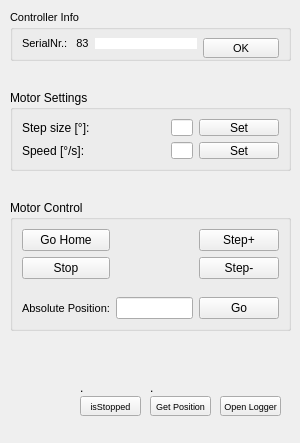
<?xml version="1.0" encoding="UTF-8"?>
<ui version="4.0">
 <class>DockWidget</class>
 <widget class="QDockWidget" name="DockWidget">
  <property name="geometry">
   <rect>
    <x>0</x>
    <y>0</y>
    <width>300</width>
    <height>443</height>
   </rect>
  </property>
  <property name="minimumSize">
   <size>
    <width>300</width>
    <height>100</height>
   </size>
  </property>
  <property name="maximumSize">
   <size>
    <width>600</width>
    <height>600</height>
   </size>
  </property>
  <property name="windowTitle">
   <string>DockWidget</string>
  </property>
  <widget class="QWidget" name="dockWidgetContents">
   <widget class="QPushButton" name="pushButton_logger">
    <property name="geometry">
     <rect>
      <x>220</x>
      <y>396</y>
      <width>61</width>
      <height>20</height>
     </rect>
    </property>
    <property name="font">
     <font>
      <pointsize>7</pointsize>
     </font>
    </property>
    <property name="text">
     <string>Open Logger</string>
    </property>
   </widget>
   <widget class="QGroupBox" name="groupBox">
    <property name="geometry">
     <rect>
      <x>10</x>
      <y>10</y>
      <width>281</width>
      <height>51</height>
     </rect>
    </property>
    <property name="font">
     <font>
      <pointsize>8</pointsize>
      <stylestrategy>PreferDefault</stylestrategy>
      <kerning>true</kerning>
     </font>
    </property>
    <property name="title">
     <string>Controller Info</string>
    </property>
    <property name="flat">
     <bool>false</bool>
    </property>
    <layout class="QGridLayout" name="gridLayout">
     <item row="0" column="3">
      <widget class="QLineEdit" name="lineEdit_motorSerialNr">
       <property name="autoFillBackground">
        <bool>false</bool>
       </property>
       <property name="maxLength">
        <number>6</number>
       </property>
       <property name="frame">
        <bool>false</bool>
       </property>
       <property name="clearButtonEnabled">
        <bool>false</bool>
       </property>
      </widget>
     </item>
     <item row="0" column="4">
      <widget class="QPushButton" name="pushButton_motorSerialNr">
       <property name="sizePolicy">
        <sizepolicy hsizetype="Minimum" vsizetype="Minimum">
         <horstretch>0</horstretch>
         <verstretch>0</verstretch>
        </sizepolicy>
       </property>
       <property name="minimumSize">
        <size>
         <width>40</width>
         <height>20</height>
        </size>
       </property>
       <property name="text">
        <string>OK</string>
       </property>
      </widget>
     </item>
     <item row="0" column="2">
      <widget class="QLabel" name="label">
       <property name="text">
        <string>SerialNr.:   83</string>
       </property>
      </widget>
     </item>
    </layout>
   </widget>
   <widget class="QGroupBox" name="groupBox_2">
    <property name="geometry">
     <rect>
      <x>10</x>
      <y>90</y>
      <width>281</width>
      <height>81</height>
     </rect>
    </property>
    <property name="title">
     <string>Motor Settings</string>
    </property>
    <property name="flat">
     <bool>false</bool>
    </property>
    <layout class="QGridLayout" name="gridLayout_2">
     <item row="0" column="3">
      <widget class="QPushButton" name="pushButton_setStepSize">
       <property name="text">
        <string>Set</string>
       </property>
      </widget>
     </item>
     <item row="0" column="2">
      <widget class="QLineEdit" name="lineEdit_stepSize"/>
     </item>
     <item row="0" column="0">
      <widget class="QLabel" name="label_2">
       <property name="text">
        <string>Step size [°]: </string>
       </property>
      </widget>
     </item>
     <item row="0" column="1">
      <spacer name="horizontalSpacer_2">
       <property name="orientation">
        <enum>Qt::Horizontal</enum>
       </property>
       <property name="sizeHint" stdset="0">
        <size>
         <width>300</width>
         <height>20</height>
        </size>
       </property>
      </spacer>
     </item>
     <item row="1" column="0">
      <widget class="QLabel" name="label_3">
       <property name="text">
        <string>Speed [°/s]:</string>
       </property>
      </widget>
     </item>
     <item row="1" column="1">
      <spacer name="horizontalSpacer_3">
       <property name="orientation">
        <enum>Qt::Horizontal</enum>
       </property>
       <property name="sizeHint" stdset="0">
        <size>
         <width>300</width>
         <height>20</height>
        </size>
       </property>
      </spacer>
     </item>
     <item row="1" column="2">
      <widget class="QLineEdit" name="lineEdit_speed"/>
     </item>
     <item row="1" column="3">
      <widget class="QPushButton" name="pushButton_speed">
       <property name="text">
        <string>Set</string>
       </property>
      </widget>
     </item>
    </layout>
   </widget>
   <widget class="QGroupBox" name="groupBox_3">
    <property name="geometry">
     <rect>
      <x>10</x>
      <y>200</y>
      <width>281</width>
      <height>131</height>
     </rect>
    </property>
    <property name="title">
     <string>Motor Control</string>
    </property>
    <property name="flat">
     <bool>false</bool>
    </property>
    <layout class="QGridLayout" name="gridLayout_3">
     <item row="0" column="2">
      <widget class="QPushButton" name="pushButton_stepUp">
       <property name="text">
        <string>Step+</string>
       </property>
      </widget>
     </item>
     <item row="1" column="2">
      <widget class="QPushButton" name="pushButton_stepDown">
       <property name="text">
        <string>Step-</string>
       </property>
      </widget>
     </item>
     <item row="1" column="0">
      <widget class="QPushButton" name="pushButton_stop">
       <property name="text">
        <string>Stop</string>
       </property>
      </widget>
     </item>
     <item row="0" column="0">
      <widget class="QPushButton" name="pushButton_home">
       <property name="text">
        <string>Go Home</string>
       </property>
      </widget>
     </item>
     <item row="0" column="1">
      <spacer name="horizontalSpacer">
       <property name="orientation">
        <enum>Qt::Horizontal</enum>
       </property>
       <property name="sizeHint" stdset="0">
        <size>
         <width>40</width>
         <height>20</height>
        </size>
       </property>
      </spacer>
     </item>
     <item row="3" column="2">
      <widget class="QPushButton" name="pushButton_position">
       <property name="text">
        <string>Go</string>
       </property>
      </widget>
     </item>
     <item row="3" column="0">
      <widget class="QLabel" name="label_4">
       <property name="font">
        <font>
         <pointsize>8</pointsize>
        </font>
       </property>
       <property name="frameShape">
        <enum>QFrame::NoFrame</enum>
       </property>
       <property name="text">
        <string>Absolute Position:</string>
       </property>
       <property name="textFormat">
        <enum>Qt::AutoText</enum>
       </property>
       <property name="wordWrap">
        <bool>false</bool>
       </property>
      </widget>
     </item>
     <item row="3" column="1">
      <widget class="QLineEdit" name="lineEdit_position"/>
     </item>
     <item row="2" column="1">
      <spacer name="verticalSpacer">
       <property name="orientation">
        <enum>Qt::Vertical</enum>
       </property>
       <property name="sizeHint" stdset="0">
        <size>
         <width>20</width>
         <height>40</height>
        </size>
       </property>
      </spacer>
     </item>
    </layout>
   </widget>
   <widget class="QPushButton" name="pushButton_getPosition">
    <property name="geometry">
     <rect>
      <x>150</x>
      <y>396</y>
      <width>61</width>
      <height>20</height>
     </rect>
    </property>
    <property name="font">
     <font>
      <pointsize>7</pointsize>
     </font>
    </property>
    <property name="text">
     <string>Get Position</string>
    </property>
   </widget>
   <widget class="QLabel" name="label_getPosition">
    <property name="geometry">
     <rect>
      <x>150</x>
      <y>380</y>
      <width>51</width>
      <height>16</height>
     </rect>
    </property>
    <property name="text">
     <string>.</string>
    </property>
   </widget>
   <widget class="QLabel" name="label_isStopped">
    <property name="geometry">
     <rect>
      <x>80</x>
      <y>380</y>
      <width>51</width>
      <height>16</height>
     </rect>
    </property>
    <property name="text">
     <string>.</string>
    </property>
   </widget>
   <widget class="QPushButton" name="pushButton_isStopped">
    <property name="geometry">
     <rect>
      <x>80</x>
      <y>396</y>
      <width>61</width>
      <height>20</height>
     </rect>
    </property>
    <property name="font">
     <font>
      <pointsize>7</pointsize>
     </font>
    </property>
    <property name="text">
     <string>isStopped</string>
    </property>
   </widget>
  </widget>
 </widget>
 <resources/>
 <connections/>
</ui>
